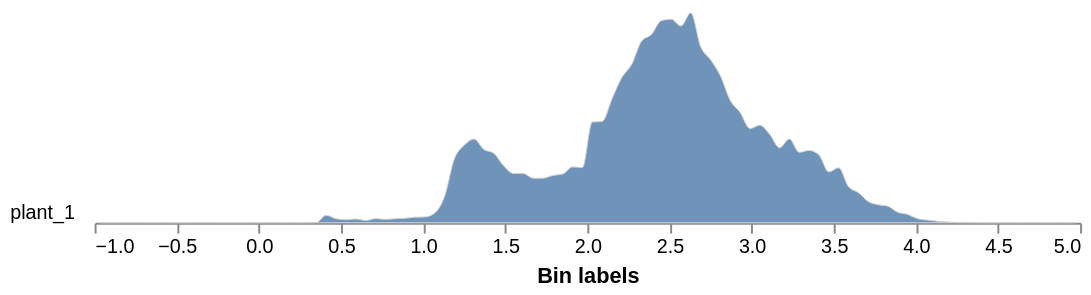

Here is the notebook cell this chart was saved with:
### Code cell
# pssr_chlb (Pigment Specific Simple Ratio, chlorophyll b) - ratio-based chlorophyll b content index
# Calculate the index for the whole image
pssr_chlb_index = pcv.spectral_index.pssr_chlb(ms, distance=55)
pssr_chlb_index.array_type = "index_pssr_chlb"  # workaround: set manually since spectral_index functions don't set this
# Graph the histogram of the spectral index, masking so that you only have the plant
pssr_chlb_output=pcv.analyze.spectral_index(index_img=pssr_chlb_index, labeled_mask=kept_mask,
                           min_bin=-1, max_bin=5, label="plant")
# Pseudocolor the image as a visualization
pssr_chlb_img = pcv.visualize.pseudocolor(gray_img = pssr_chlb_index.array_data, mask=kept_mask, cmap='jet', 
                                           min_value=-0.25, max_value=5)

### Figure 1 — Vega-Lite specification as saved in the notebook (floating-point values rounded to 4 significant figures)
{"config": {"view": {"continuousWidth": 300, "continuousHeight": 300, "stroke": null}, "axis": {"grid": false}, "facet": {"columns": 1, "spacing": 0}, "title": {"anchor": "end"}}, "data": {"name": "data-90147da5c786b84570cfbf206202f68e"}, "facet": {"field": "sample", "header": {"labelAngle": 0, "labelAlign": "left", "labelOrient": "left"}, "title": null, "type": "nominal"}, "spec": {"mark": {"type": "area", "fillOpacity": 0.8, "interpolate": "monotone", "stroke": "lightgray", "strokeWidth": 0.5}, "encoding": {"x": {"field": "label", "title": "Bin labels", "type": "quantitative"}, "y": {"axis": null, "field": "value", "scale": {"range": [10, -100]}, "type": "quantitative"}}, "height": 10, "width": 500}, "bounds": "flush", "$schema": "https://vega.github.io/schema/vega-lite/v5.20.1.json", "datasets": {"data-90147da5c786b84570cfbf206202f68e": [{"sample": "plant_1", "value": 0.0, "label": -0.97}, {"sample": "plant_1", "value": 0.0, "label": -0.91}, {"sample": "plant_1", "value": 0.0, "label": -0.85}, {"sample": "plant_1", "value": 0.0, "label": -0.79}, {"sample": "plant_1", "value": 0.0, "label": -0.73}, {"sample": "plant_1", "value": 0.0, "label": -0.67}, {"sample": "plant_1", "value": 0.0, "label": -0.61}, {"sample": "plant_1", "value": 0.0, "label": -0.55}, {"sample": "plant_1", "value": 0.0, "label": -0.49}, {"sample": "plant_1", "value": 0.0, "label": -0.43}, {"sample": "plant_1", "value": 0.0, "label": -0.37}, {"sample": "plant_1", "value": 0.0, "label": -0.31}, {"sample": "plant_1", "value": 0.0, "label": -0.25}, {"sample": "plant_1", "value": 0.0, "label": -0.19}, {"sample": "plant_1", "value": 0.0, "label": -0.13}, {"sample": "plant_1", "value": 0.0, "label": -0.07}, {"sample": "plant_1", "value": 0.0, "label": -0.01}, {"sample": "plant_1", "value": 0.0, "label": 0.05}, {"sample": "plant_1", "value": 0.0, "label": 0.11}, {"sample": "plant_1", "value": 0.0, "label": 0.17}, {"sample": "plant_1", "value": 0.0, "label": 0.23}, {"sample": "plant_1", "value": 0.0, "label": 0.29}, {"sample": "plant_1", "value": 0.004498, "label": 0.35}, {"sample": "plant_1", "value": 0.1718, "label": 0.41}, {"sample": "plant_1", "value": 0.09176, "label": 0.47}, {"sample": "plant_1", "value": 0.07017, "label": 0.53}, {"sample": "plant_1", "value": 0.08636, "label": 0.59}, {"sample": "plant_1", "value": 0.05128, "label": 0.65}, {"sample": "plant_1", "value": 0.09446, "label": 0.71}, {"sample": "plant_1", "value": 0.07737, "label": 0.77}, {"sample": "plant_1", "value": 0.09176, "label": 0.83}, {"sample": "plant_1", "value": 0.1026, "label": 0.89}, {"sample": "plant_1", "value": 0.1277, "label": 0.95}, {"sample": "plant_1", "value": 0.134, "label": 1.01}, {"sample": "plant_1", "value": 0.2213, "label": 1.07}, {"sample": "plant_1", "value": 0.6, "label": 1.13}, {"sample": "plant_1", "value": 1.468, "label": 1.19}, {"sample": "plant_1", "value": 1.784, "label": 1.25}, {"sample": "plant_1", "value": 1.93, "label": 1.31}, {"sample": "plant_1", "value": 1.688, "label": 1.37}, {"sample": "plant_1", "value": 1.603, "label": 1.43}, {"sample": "plant_1", "value": 1.313, "label": 1.49}, {"sample": "plant_1", "value": 1.134, "label": 1.55}, {"sample": "plant_1", "value": 1.136, "label": 1.61}, {"sample": "plant_1", "value": 1.026, "label": 1.67}, {"sample": "plant_1", "value": 1.028, "label": 1.73}, {"sample": "plant_1", "value": 1.09, "label": 1.79}, {"sample": "plant_1", "value": 1.123, "label": 1.85}, {"sample": "plant_1", "value": 1.287, "label": 1.91}, {"sample": "plant_1", "value": 1.271, "label": 1.97}, {"sample": "plant_1", "value": 2.322, "label": 2.03}, {"sample": "plant_1", "value": 2.335, "label": 2.09}, {"sample": "plant_1", "value": 2.855, "label": 2.15}, {"sample": "plant_1", "value": 3.348, "label": 2.21}, {"sample": "plant_1", "value": 3.652, "label": 2.27}, {"sample": "plant_1", "value": 4.188, "label": 2.33}, {"sample": "plant_1", "value": 4.341, "label": 2.39}, {"sample": "plant_1", "value": 4.657, "label": 2.45}, {"sample": "plant_1", "value": 4.693, "label": 2.51}, {"sample": "plant_1", "value": 4.537, "label": 2.57}, {"sample": "plant_1", "value": 4.838, "label": 2.63}, {"sample": "plant_1", "value": 4.055, "label": 2.69}, {"sample": "plant_1", "value": 3.76, "label": 2.75}, {"sample": "plant_1", "value": 3.388, "label": 2.81}, {"sample": "plant_1", "value": 2.82, "label": 2.87}, {"sample": "plant_1", "value": 2.541, "label": 2.93}, {"sample": "plant_1", "value": 2.172, "label": 2.99}, {"sample": "plant_1", "value": 2.246, "label": 3.05}, {"sample": "plant_1", "value": 2.038, "label": 3.11}, {"sample": "plant_1", "value": 1.726, "label": 3.17}, {"sample": "plant_1", "value": 1.932, "label": 3.23}, {"sample": "plant_1", "value": 1.623, "label": 3.29}, {"sample": "plant_1", "value": 1.667, "label": 3.35}, {"sample": "plant_1", "value": 1.563, "label": 3.41}, {"sample": "plant_1", "value": 1.171, "label": 3.47}, {"sample": "plant_1", "value": 1.268, "label": 3.53}, {"sample": "plant_1", "value": 0.8303, "label": 3.59}, {"sample": "plant_1", "value": 0.6936, "label": 3.65}, {"sample": "plant_1", "value": 0.4885, "label": 3.71}, {"sample": "plant_1", "value": 0.4165, "label": 3.77}, {"sample": "plant_1", "value": 0.3805, "label": 3.83}, {"sample": "plant_1", "value": 0.2402, "label": 3.89}, {"sample": "plant_1", "value": 0.1907, "label": 3.95}, {"sample": "plant_1", "value": 0.09266, "label": 4.01}, {"sample": "plant_1", "value": 0.06027, "label": 4.07}, {"sample": "plant_1", "value": 0.03598, "label": 4.13}, {"sample": "plant_1", "value": 0.01799, "label": 4.19}, {"sample": "plant_1", "value": 0.003598, "label": 4.25}, {"sample": "plant_1", "value": 0.002699, "label": 4.31}, {"sample": "plant_1", "value": 0.0008996, "label": 4.37}, {"sample": "plant_1", "value": 0.0, "label": 4.43}, {"sample": "plant_1", "value": 0.0, "label": 4.49}, {"sample": "plant_1", "value": 0.0, "label": 4.55}, {"sample": "plant_1", "value": 0.0, "label": 4.61}, {"sample": "plant_1", "value": 0.0, "label": 4.67}, {"sample": "plant_1", "value": 0.0, "label": 4.73}, {"sample": "plant_1", "value": 0.0, "label": 4.79}, {"sample": "plant_1", "value": 0.0, "label": 4.85}, {"sample": "plant_1", "value": 0.0, "label": 4.91}, {"sample": "plant_1", "value": 0.0, "label": 4.97}]}}
